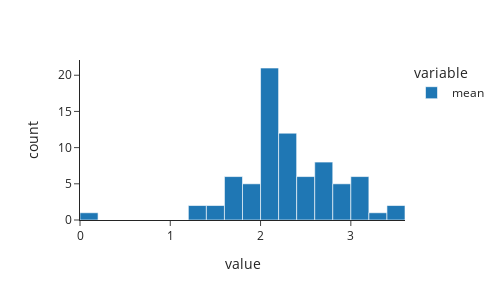

The code cell stored with this chart in its notebook:
### Code cell
px.histogram(prs_per_hsd['prs']['mean'],  template='simple_white',  width=500, height=300)

### Figure 1 — Plotly figure (JSON) as saved in the notebook; plotly's stock layout.template omitted (floating-point values rounded to 4 significant figures)
{"data": [{"bingroup": "x", "hovertemplate": "variable=mean<br>value=%{x}<br>count=%{y}<extra></extra>", "legendgroup": "mean", "marker": {"color": "#1F77B4", "pattern": {"shape": ""}}, "name": "mean", "orientation": "v", "showlegend": true, "type": "histogram", "x": [3.486, 2.584, 3.408, 1.889, 1.525, 1.764, 1.702, 2.886, 2.171, 2.639, 1.858, 1.233, 2.057, 2.423, 2.397, 2.688, 2.682, 2.626, 2.639, 2.076, 3.234, 1.233, 2.993, 2.379, 2.971, 2.171, 3.108, 2.171, 2.326, 2.391, 2.592, 1.636, 2.297, 3.108, 2.331, 2.368, 3.081, 2.023, 2.327, 3.108, 3.057, 2.842, 1.987, 2.917, 2.639, 2.211, 1.546, 2.099, 2.083, 1.989, 3.108, 2.001, 2.126, 2.07, 0.01209, 2.074, 1.854, 2.037, 2.671, 2.729, 2.561, 2.16, 1.669, 2.409, 2.025, 2.028, 1.744, 2.202, 2.228, 1.713, 2.151, 2.171, 2.375, 2.168, 2.066, 2.556, 2.11], "xaxis": "x", "yaxis": "y"}], "layout": {"barmode": "relative", "height": 300, "legend": {"title": {"text": "variable"}, "tracegroupgap": 0}, "margin": {"t": 60}, "width": 500, "xaxis": {"anchor": "y", "domain": [0, 1], "title": {"text": "value"}}, "yaxis": {"anchor": "x", "domain": [0, 1], "title": {"text": "count"}}}}
